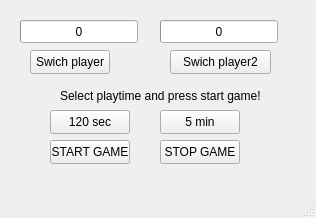
<?xml version="1.0" encoding="UTF-8"?>
<ui version="4.0">
 <class>MainWindow</class>
 <widget class="QMainWindow" name="MainWindow">
  <property name="geometry">
   <rect>
    <x>0</x>
    <y>0</y>
    <width>316</width>
    <height>218</height>
   </rect>
  </property>
  <property name="windowTitle">
   <string>MainWindow</string>
  </property>
  <widget class="QWidget" name="centralwidget">
   <widget class="QLabel" name="label">
    <property name="geometry">
     <rect>
      <x>60</x>
      <y>80</y>
      <width>231</width>
      <height>31</height>
     </rect>
    </property>
    <property name="text">
     <string>Select playtime and press start game!</string>
    </property>
   </widget>
   <widget class="QPushButton" name="sec">
    <property name="geometry">
     <rect>
      <x>50</x>
      <y>110</y>
      <width>80</width>
      <height>24</height>
     </rect>
    </property>
    <property name="text">
     <string>120 sec</string>
    </property>
   </widget>
   <widget class="QPushButton" name="min">
    <property name="geometry">
     <rect>
      <x>160</x>
      <y>110</y>
      <width>80</width>
      <height>24</height>
     </rect>
    </property>
    <property name="text">
     <string>5 min</string>
    </property>
   </widget>
   <widget class="QPushButton" name="start">
    <property name="geometry">
     <rect>
      <x>50</x>
      <y>140</y>
      <width>80</width>
      <height>24</height>
     </rect>
    </property>
    <property name="text">
     <string>START GAME</string>
    </property>
   </widget>
   <widget class="QPushButton" name="stop">
    <property name="geometry">
     <rect>
      <x>160</x>
      <y>140</y>
      <width>80</width>
      <height>24</height>
     </rect>
    </property>
    <property name="text">
     <string>STOP GAME</string>
    </property>
   </widget>
   <widget class="QPushButton" name="swich1">
    <property name="geometry">
     <rect>
      <x>30</x>
      <y>50</y>
      <width>80</width>
      <height>24</height>
     </rect>
    </property>
    <property name="text">
     <string>Swich player</string>
    </property>
   </widget>
   <widget class="QPushButton" name="swich2">
    <property name="geometry">
     <rect>
      <x>170</x>
      <y>50</y>
      <width>101</width>
      <height>24</height>
     </rect>
    </property>
    <property name="text">
     <string>Swich player2</string>
    </property>
   </widget>
   <widget class="QProgressBar" name="progressBar">
    <property name="geometry">
     <rect>
      <x>20</x>
      <y>20</y>
      <width>118</width>
      <height>23</height>
     </rect>
    </property>
    <property name="value">
     <number>0</number>
    </property>
    <property name="format">
     <string>%v</string>
    </property>
   </widget>
   <widget class="QProgressBar" name="progressBar_2">
    <property name="geometry">
     <rect>
      <x>160</x>
      <y>20</y>
      <width>118</width>
      <height>23</height>
     </rect>
    </property>
    <property name="value">
     <number>0</number>
    </property>
    <property name="format">
     <string>%v</string>
    </property>
   </widget>
  </widget>
  <widget class="QMenuBar" name="menubar">
   <property name="geometry">
    <rect>
     <x>0</x>
     <y>0</y>
     <width>316</width>
     <height>21</height>
    </rect>
   </property>
  </widget>
  <widget class="QStatusBar" name="statusbar"/>
 </widget>
 <resources/>
 <connections/>
</ui>
